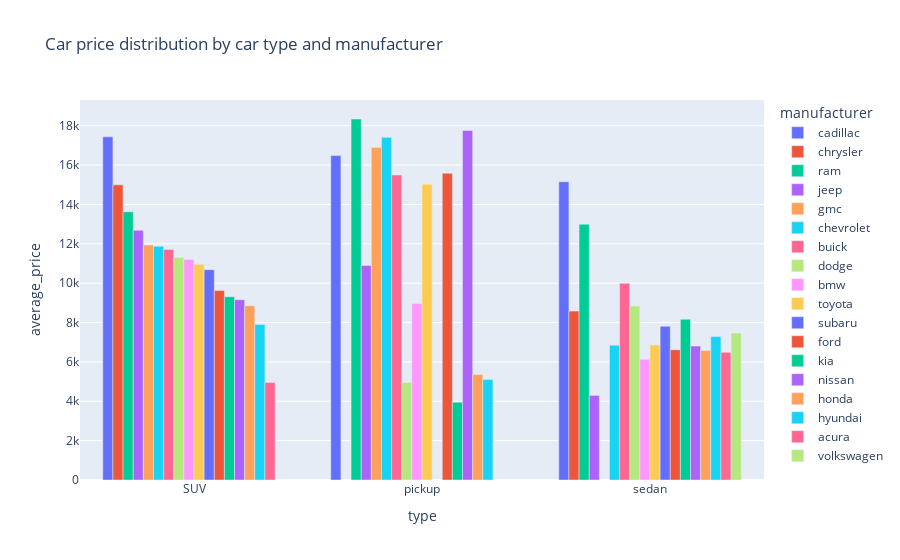

Notebook cell for this chart:
### Code cell
# Bar chart - Car price distribution by car type and manufacturer
fig = px.bar(df_sorted_by_avg_price, x='type', y='average_price', color='manufacturer', title='Car price distribution by car type and manufacturer', barmode='group')
 
# Show the plot
fig.show()

### Figure 1 — Plotly figure (JSON) as saved in the notebook; plotly's stock layout.template omitted (floating-point values rounded to 4 significant figures)
{"data": [{"alignmentgroup": "True", "hovertemplate": "manufacturer=cadillac<br>type=%{x}<br>average_price=%{y}<extra></extra>", "legendgroup": "cadillac", "marker": {"color": "#636efa", "pattern": {"shape": ""}}, "name": "cadillac", "offsetgroup": "cadillac", "orientation": "v", "showlegend": true, "textposition": "auto", "type": "bar", "x": ["SUV", "pickup", "sedan"], "xaxis": "x", "y": [17440.0, 16482, 15150.0], "yaxis": "y"}, {"alignmentgroup": "True", "hovertemplate": "manufacturer=chrysler<br>type=%{x}<br>average_price=%{y}<extra></extra>", "legendgroup": "chrysler", "marker": {"color": "#EF553B", "pattern": {"shape": ""}}, "name": "chrysler", "offsetgroup": "chrysler", "orientation": "v", "showlegend": true, "textposition": "auto", "type": "bar", "x": ["SUV", "sedan"], "xaxis": "x", "y": [14995, 8581.0], "yaxis": "y"}, {"alignmentgroup": "True", "hovertemplate": "manufacturer=ram<br>type=%{x}<br>average_price=%{y}<extra></extra>", "legendgroup": "ram", "marker": {"color": "#00cc96", "pattern": {"shape": ""}}, "name": "ram", "offsetgroup": "ram", "orientation": "v", "showlegend": true, "textposition": "auto", "type": "bar", "x": ["SUV", "pickup", "sedan"], "xaxis": "x", "y": [13630, 18340.0, 12999], "yaxis": "y"}, {"alignmentgroup": "True", "hovertemplate": "manufacturer=jeep<br>type=%{x}<br>average_price=%{y}<extra></extra>", "legendgroup": "jeep", "marker": {"color": "#ab63fa", "pattern": {"shape": ""}}, "name": "jeep", "offsetgroup": "jeep", "orientation": "v", "showlegend": true, "textposition": "auto", "type": "bar", "x": ["SUV", "pickup", "sedan"], "xaxis": "x", "y": [12690.0, 10900.0, 4298.0], "yaxis": "y"}, {"alignmentgroup": "True", "hovertemplate": "manufacturer=gmc<br>type=%{x}<br>average_price=%{y}<extra></extra>", "legendgroup": "gmc", "marker": {"color": "#FFA15A", "pattern": {"shape": ""}}, "name": "gmc", "offsetgroup": "gmc", "orientation": "v", "showlegend": true, "textposition": "auto", "type": "bar", "x": ["SUV", "pickup"], "xaxis": "x", "y": [11940.0, 16900.0], "yaxis": "y"}, {"alignmentgroup": "True", "hovertemplate": "manufacturer=chevrolet<br>type=%{x}<br>average_price=%{y}<extra></extra>", "legendgroup": "chevrolet", "marker": {"color": "#19d3f3", "pattern": {"shape": ""}}, "name": "chevrolet", "offsetgroup": "chevrolet", "orientation": "v", "showlegend": true, "textposition": "auto", "type": "bar", "x": ["SUV", "pickup", "sedan"], "xaxis": "x", "y": [11870.0, 17410.0, 6849.0], "yaxis": "y"}, {"alignmentgroup": "True", "hovertemplate": "manufacturer=buick<br>type=%{x}<br>average_price=%{y}<extra></extra>", "legendgroup": "buick", "marker": {"color": "#FF6692", "pattern": {"shape": ""}}, "name": "buick", "offsetgroup": "buick", "orientation": "v", "showlegend": true, "textposition": "auto", "type": "bar", "x": ["SUV", "pickup", "sedan"], "xaxis": "x", "y": [11720.0, 15499, 9990], "yaxis": "y"}, {"alignmentgroup": "True", "hovertemplate": "manufacturer=dodge<br>type=%{x}<br>average_price=%{y}<extra></extra>", "legendgroup": "dodge", "marker": {"color": "#B6E880", "pattern": {"shape": ""}}, "name": "dodge", "offsetgroup": "dodge", "orientation": "v", "showlegend": true, "textposition": "auto", "type": "bar", "x": ["SUV", "pickup", "sedan"], "xaxis": "x", "y": [11300, 4951.0, 8836.0], "yaxis": "y"}, {"alignmentgroup": "True", "hovertemplate": "manufacturer=bmw<br>type=%{x}<br>average_price=%{y}<extra></extra>", "legendgroup": "bmw", "marker": {"color": "#FF97FF", "pattern": {"shape": ""}}, "name": "bmw", "offsetgroup": "bmw", "orientation": "v", "showlegend": true, "textposition": "auto", "type": "bar", "x": ["SUV", "pickup", "sedan"], "xaxis": "x", "y": [11210.0, 8966.0, 6140], "yaxis": "y"}, {"alignmentgroup": "True", "hovertemplate": "manufacturer=toyota<br>type=%{x}<br>average_price=%{y}<extra></extra>", "legendgroup": "toyota", "marker": {"color": "#FECB52", "pattern": {"shape": ""}}, "name": "toyota", "offsetgroup": "toyota", "orientation": "v", "showlegend": true, "textposition": "auto", "type": "bar", "x": ["SUV", "pickup", "sedan"], "xaxis": "x", "y": [10960.0, 15030.0, 6856.0], "yaxis": "y"}, {"alignmentgroup": "True", "hovertemplate": "manufacturer=subaru<br>type=%{x}<br>average_price=%{y}<extra></extra>", "legendgroup": "subaru", "marker": {"color": "#636efa", "pattern": {"shape": ""}}, "name": "subaru", "offsetgroup": "subaru", "orientation": "v", "showlegend": true, "textposition": "auto", "type": "bar", "x": ["SUV", "sedan"], "xaxis": "x", "y": [10680.0, 7812.0], "yaxis": "y"}, {"alignmentgroup": "True", "hovertemplate": "manufacturer=ford<br>type=%{x}<br>average_price=%{y}<extra></extra>", "legendgroup": "ford", "marker": {"color": "#EF553B", "pattern": {"shape": ""}}, "name": "ford", "offsetgroup": "ford", "orientation": "v", "showlegend": true, "textposition": "auto", "type": "bar", "x": ["SUV", "pickup", "sedan"], "xaxis": "x", "y": [9625.0, 15590.0, 6619.0], "yaxis": "y"}, {"alignmentgroup": "True", "hovertemplate": "manufacturer=kia<br>type=%{x}<br>average_price=%{y}<extra></extra>", "legendgroup": "kia", "marker": {"color": "#00cc96", "pattern": {"shape": ""}}, "name": "kia", "offsetgroup": "kia", "orientation": "v", "showlegend": true, "textposition": "auto", "type": "bar", "x": ["SUV", "pickup", "sedan"], "xaxis": "x", "y": [9316.0, 3950, 8167.0], "yaxis": "y"}, {"alignmentgroup": "True", "hovertemplate": "manufacturer=nissan<br>type=%{x}<br>average_price=%{y}<extra></extra>", "legendgroup": "nissan", "marker": {"color": "#ab63fa", "pattern": {"shape": ""}}, "name": "nissan", "offsetgroup": "nissan", "orientation": "v", "showlegend": true, "textposition": "auto", "type": "bar", "x": ["SUV", "pickup", "sedan"], "xaxis": "x", "y": [9161.0, 17750.0, 6806.0], "yaxis": "y"}, {"alignmentgroup": "True", "hovertemplate": "manufacturer=honda<br>type=%{x}<br>average_price=%{y}<extra></extra>", "legendgroup": "honda", "marker": {"color": "#FFA15A", "pattern": {"shape": ""}}, "name": "honda", "offsetgroup": "honda", "orientation": "v", "showlegend": true, "textposition": "auto", "type": "bar", "x": ["SUV", "pickup", "sedan"], "xaxis": "x", "y": [8858.0, 5357, 6580.0], "yaxis": "y"}, {"alignmentgroup": "True", "hovertemplate": "manufacturer=hyundai<br>type=%{x}<br>average_price=%{y}<extra></extra>", "legendgroup": "hyundai", "marker": {"color": "#19d3f3", "pattern": {"shape": ""}}, "name": "hyundai", "offsetgroup": "hyundai", "orientation": "v", "showlegend": true, "textposition": "auto", "type": "bar", "x": ["SUV", "pickup", "sedan"], "xaxis": "x", "y": [7897.0, 5100, 7286.0], "yaxis": "y"}, {"alignmentgroup": "True", "hovertemplate": "manufacturer=acura<br>type=%{x}<br>average_price=%{y}<extra></extra>", "legendgroup": "acura", "marker": {"color": "#FF6692", "pattern": {"shape": ""}}, "name": "acura", "offsetgroup": "acura", "orientation": "v", "showlegend": true, "textposition": "auto", "type": "bar", "x": ["SUV", "sedan"], "xaxis": "x", "y": [4950, 6486.0], "yaxis": "y"}, {"alignmentgroup": "True", "hovertemplate": "manufacturer=volkswagen<br>type=%{x}<br>average_price=%{y}<extra></extra>", "legendgroup": "volkswagen", "marker": {"color": "#B6E880", "pattern": {"shape": ""}}, "name": "volkswagen", "offsetgroup": "volkswagen", "orientation": "v", "showlegend": true, "textposition": "auto", "type": "bar", "x": ["sedan"], "xaxis": "x", "y": [7471.0], "yaxis": "y"}], "layout": {"barmode": "group", "legend": {"title": {"text": "manufacturer"}, "tracegroupgap": 0}, "title": {"text": "Car price distribution by car type and manufacturer"}, "xaxis": {"anchor": "y", "domain": [0, 1], "title": {"text": "type"}}, "yaxis": {"anchor": "x", "domain": [0, 1], "title": {"text": "average_price"}}}}
